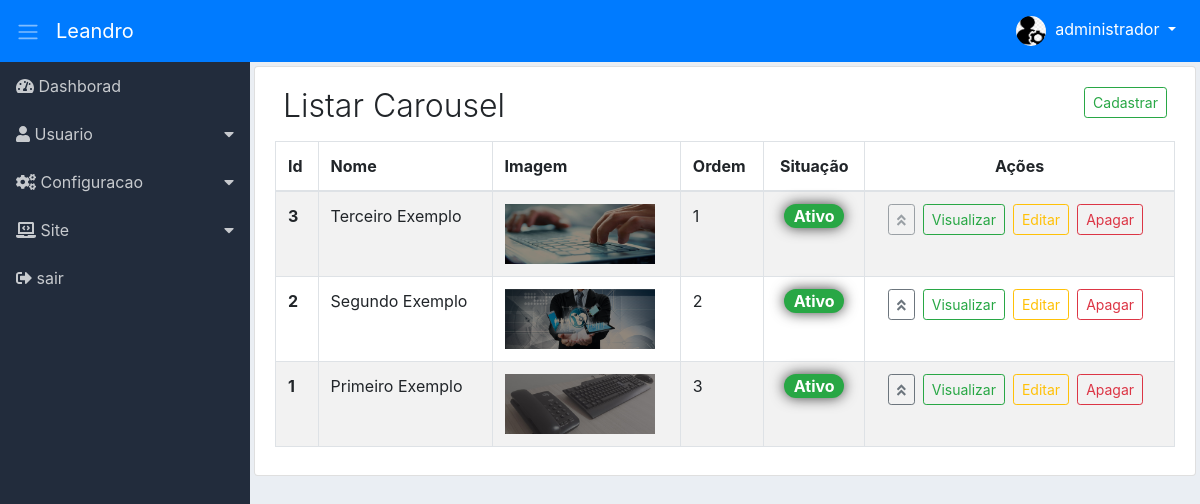
Screenshot of /adm/list-carousel/list-carousels (signed in) with the database file from the repository.
### tables this page shows
CREATE TABLE `adms_niveis_acessos_paginas` (
  `id` int(11) NOT NULL,
  `permissao` int(11) NOT NULL,
  `ordem` int(11) NOT NULL,
  `dropdown` int(11) NOT NULL DEFAULT 2,
  `lib_menu` int(11) NOT NULL DEFAULT 2,
  `adms_menu_id` int(11) NOT NULL DEFAULT 4,
  `adms_niveis_acesso_id` int(11) NOT NULL,
  `adms_pagina_id` int(11) NOT NULL,
  `created` datetime NOT NULL,
  `modified` datetime DEFAULT NULL
);

CREATE TABLE `adms_menus` (
  `id` int(11) NOT NULL,
  `nome` varchar(220) NOT NULL,
  `icone` varchar(40) NOT NULL,
  `ordem` int(11) NOT NULL,
  `adms_situacao_id` int(11) NOT NULL,
  `created` datetime NOT NULL,
  `modified` datetime DEFAULT NULL
);

CREATE TABLE `sts_carousels` (
  `id` int(11) NOT NULL,
  `nome` varchar(220) NOT NULL,
  `imagem` varchar(220) NOT NULL,
  `titulo` varchar(220) DEFAULT NULL,
  `descricao` varchar(220) DEFAULT NULL,
  `posicao_text` varchar(40) DEFAULT NULL,
  `titulo_botao` varchar(40) DEFAULT NULL,
  `link` varchar(220) DEFAULT NULL,
  `ordem` int(11) NOT NULL,
  `adms_cor_id` int(11) DEFAULT NULL,
  `adms_situacoes_id` int(11) NOT NULL,
  `created` datetime NOT NULL,
  `modified` datetime DEFAULT NULL
);

CREATE TABLE `adms_situacao` (
  `id` int(11) NOT NULL,
  `nome` varchar(40) NOT NULL,
  `adms_cor_id` int(11) NOT NULL,
  `created` datetime NOT NULL,
  `modified` datetime DEFAULT NULL
);

### adm/module/site/Controllers/ListCarousel.php (called while the page is built, shortened)
<?php
class ListCarousel
{
    private $dados;
    public function listCarousels($pageId = null)
    {
        $this->pageId = (int) $pageId ? $pageId : 1;
        $button = [
            'cadCarousel' => [
                'menu_controller' => 'register-new-carousel',
                'menu_metodo' => 'register-info-carousel'],
            'viewCarousel' => [
                'menu_controller' => 'view-info-carousel',
                'menu_metodo' => 'detail-info-carousel'],
            'editCarousel' => [
                'menu_controller' => 'edit-carousel',
                'menu_metodo' => 'edit-info-carousel'],
            'deleteCarousel' => [
                'menu_controller' => 'delete-carousel',
                'menu_metodo' => 'remove-carousel'],
            'alterOrderCarousel' => [
                    'menu_controller' => 'modify-order-carousel',
                    'menu_metodo' => 'alter-order-carousel'],
            'alterSitCarousel' => [
                'menu_controller' => 'modify-situation-carousel',
                'menu_metodo' => 'alter-situation-carousel']
        ];
        $listButton = new \Module\administrative\Models\AdmsButton();
        $this->dados['buttonsCarousel'] = $listButton->validateButton($button);
        $listMenu = new \Module\administrative\Models\AdmsMenu();
        $this->dados['menu'] = $listMenu->itemMenu();
        $listCarousel = new \Module\site\Models\StsListCarousel();
        $this->dados['listCarousel'] = $listCarousel->listCarousel($this->pageId);
        $this->dados['pagination'] = $listCarousel->getResultPg();
        $loadView = new \Config\ConfigView("site/Views/carousel/listCarousel", $this->dados);
        $loadView->renderView();
    }
}

### adm/module/administrative/Models/helper/AdmsRead.php (called while the page is built, shortened)
<?php
class AdmsRead extends AdmsConn
{
    private $select;
    private $values;
    private $result;
    private $query;
    function getResult()
    {
        return $this->result;
    }
    public function fullRead($query, $parseString = null)
    {
        $this->select = (string) $query;
        if (!empty($parseString)) {
            parse_str($parseString, $this->values);
        }
        $this->exeInstruction();
    }
    private function exeInstruction()
    {
        $this->conection();
        try {
            $this->getInstruction();
            $this->query->execute();
            $this->result = $this->query->fetchAll();
        } catch (Exception $exc) {
            $this->result = null;
        }
    }
    private function conection()
    {
        $this->conn = parent::getConn();
        $this->query = $this->conn->prepare($this->select);
        $this->query->setFetchMode(PDO::FETCH_ASSOC);
    }
    private function getInstruction()
    {
        if ($this->values) {
            foreach ($this->values as $Link => $Valor) {
                if ($Link == 'limit' || $Link == 'offset') {
                    $Valor = (int) $Valor;
                }
                $this->query->bindValue(":{$Link}", $Valor,
                        (is_int($Valor) ? PDO::PARAM_INT : PDO::PARAM_STR));
            }
        }
    }
}

### adm/module/administrative/Models/helper/AdmsConn.php (called while the page is built, shortened)
<?php
class AdmsConn
{
    public static $host = HOST;
    public static $Uuser = USER;
    public static $pass = PASS;
    public static $dbname = DBNAME;
    private static $connect = null;
    private static function connect()
    {
        try {
            if (self::$connect == null) {
                self::$connect = new PDO('mysql:host=' .self::$host . ';dbname='
                . self::$dbname, self::$Uuser, self::$pass);
            }
        } catch (Exception $exc) {
            echo 'mensagem: ' . $exc->getMessage();
            die;
        }
        return self::$connect;
    }
    public function getConn()
    {
        return self::connect();
    }
}

### adm/module/administrative/Models/AdmsMenu.php (called while the page is built, shortened)
<?php
class AdmsMenu
{
    public function itemMenu()
    {
        $listMenu = new \Module\administrative\Models\helper\AdmsRead();
        $listMenu->fullRead(
                "SELECT
                    nivpg.dropdown,
                    men.id id_menu,
                    men.nome nome_menu,
                    men.icone icone_menu,
                    pg.id id_pg,
                    pg.menu_controller pg_controller,
                    pg.menu_metodo pg_metodo,
                    pg.nome_pagina pg_nome,
                    pg.icone pg_icon
                FROM
                    adms_niveis_acessos_paginas nivpg
                INNER JOIN
                    adms_menus men
                    ON men.id = nivpg.adms_menu_id
                INNER JOIN
                    adms_paginas pg
                    ON pg.id = nivpg.adms_pagina_id
                WHERE
                    nivpg.adms_niveis_acesso_id =:adms_niveis_acesso_id
                    AND nivpg.permissao =:permissao
                    AND nivpg.lib_menu =:lib_menu
                ORDER BY
                    men.ordem, nivpg.ordem ASC",
                "adms_niveis_acesso_id=" . $_SESSION['userAccessLevel'] . "&permissao=1&lib_menu=1");
        $this->result = $listMenu->getResult();
        return $this->result;
    }
}

### adm/module/site/Models/StsListCarousel.php (called while the page is built, shortened)
<?php
class StsListCarousel
{
    private $limitResult = 40;
    public function listCarousel($pageId)
    {
        $this->pageId = (int) $pageId;
        $pagination = new \Module\administrative\Models\helper\AdmsPagination(
                URLADM . 'list-carousel/list-carousels');
        $pagination->condition($this->pageId, $this->limitResult);
        $pagination->pagination(
                "SELECT COUNT(id) numResult FROM sts_carousels");
        $list = new \Module\administrative\Models\helper\AdmsRead();
        $list->fullRead(
                "SELECT car.id,
                    car.nome,
                    car.imagem,
                    car.link,
                    car.ordem,
                    sit.nome nomeSit,
                    col.cor color
                FROM
                    sts_carousels car
                INNER JOIN
                    adms_situacao sit
                    ON sit.id = car.adms_situacoes_id
                INNER JOIN
                    adms_cors col
                    ON col.id = sit.adms_cor_id
                ORDER BY car.ordem ASC
                LIMIT :limit
                OFFSET :offset",
                "limit={$this->limitResult}&offset={$pagination->getOffSet()}");
        $this->result = $list->getResult();
        return $this->result;
    }
}

### adm/module/administrative/Models/helper/AdmsPagination.php (called while the page is built, shortened)
<?php
class AdmsPagination
{
    private $limitResult;
    private $offSet;
    private $result;
    function getResult()
    {
        return $this->result;
    }
    function getOffSet()
    {
        return $this->offSet;
    }
    public function condition($page, $limitResult)
    {
        $this->page = (int) $page ? $page : 1;
        $this->limitResult = (int) $limitResult;
        $this->offSet = ($this->page * $this->limitResult) - $this->limitResult;
    }
    public function pagination($query, $parseString = null)
    {
        $this->query = (string) $query;
        $this->parseString = (string) $parseString;
        $count = new \Module\administrative\Models\helper\AdmsRead();
        $count->fullRead($this->query, $this->parseString);
        $this->resultDb = $count->getResult();
        if ($this->resultDb[0]['numResult'] > $this->limitResult) {
            $this->instructionPagination();
        } else {
            $this->result = null;
        }
    }
}

### adm/module/site/Views/carousel/listCarousel.php (the view, shortened to what this page needs)
<div class="content p-1">
    <div class="list-group-item">
        <div class="d-flex">
            <div class="mr-auto p-2">
                <h2 class="display-4 titulo">Listar Carousel</h2>
            </div>
            <?php
            if ($this->dados['buttonsCarousel']['cadCarousel']) {
                echo "<a href='" . URLADM . "register-new-carousel/register-info-carousel'>
                    <div class='p-2'>
                        <button class='btn btn-outline-success btn-sm'>Cadastrar</button>
                    </div>
                </a>";
            }
            ?>
        </div>
        <div class="table-responsive">
            <table class="table table-hover table-striped table-bordered">
                <thead>
                    <tr>
                        <th>Id</th>
                        <th>Nome</th>
                        <th class="d-none d-sm-table-cell">Imagem</th>
                        <th>Ordem</th>
                        <th class="d-none d-lg-table-cell text-center">Situação</th>
                        <th class="text-center">Ações</th>
                    </tr>
                </thead>
                <tbody>
                    <?php
                    $qtnLinhaEx = 1;
                    foreach ($this->dados['listCarousel'] as $carousel) {
                        extract($carousel);
                        ?>
                        <tr>
                            <th><?php echo $id; ?></th>
                            <td><?php echo $nome; ?></td>
                            <td class="d-none d-sm-table-cell">
                                <?php echo "<img src='" . URL . "site/assets/images/carousel/$id/$imagem'"
                                            . "width='150' height='60'>"; ?>
                            </td>
                            <td><?php echo $ordem; ?></td>
                            <td class="d-none d-lg-table-cell text-center">
                                <?php
                                if ($this->dados['buttonsCarousel']['alterSitCarousel']) {
                                    echo "<a href='"
                                            . URLADM . "modify-situation-carousel/alter-situation-carousel/$id'>"
                                            . "<span class='badge badge-pill badge-$color'>$nomeSit</span>"
                                        . "</a>";
                                } else {
                                    echo "<span class='badge badge-pill badge-$color'>$nomeSit</span>";
                                }
                                ?>
                            </td>
                            <td class="text-center">
                                <span class="d-none d-md-block">
                                    <?php
                                    if ($qtnLinhaEx <= 1) {
                                        if ($this->dados['buttonsCarousel']['alterOrderCarousel']) {
                                            echo "<button class='btn btn-outline-secondary btn-sm mr-2 disabled'
                                                          title='Não permitido alterar ordem de slide do carousel'>
                                                     <i class='fas fa-angle-double-up'></i>
                                                  </button>";
                                        }
                                    } else {
                                        if ($this->dados['buttonsCarousel']['alterOrderCarousel']) {
                                            echo "<a href='" . URLADM
                                                             . "modify-order-carousel/alter-order-carousel/$id'
                                                     class='btn btn-outline-secondary btn-sm mr-2'
                                                     title='Alterar ordem de slide do carousel'>
                                                        <i class='fas fa-angle-double-up'></i>
                                                  </a>";
                                        }
                                    }
                                    $qtnLinhaEx++;
                                    if ($this->dados['buttonsCarousel']['viewCarousel']) {
                                        echo "<a href='" . URLADM . "view-info-carousel/detail-info-carousel/$id'
                                            class='btn btn-outline-success btn-sm mr-2'>Visualizar
                                         </a>";
                                    }
                                    if ($this->dados['buttonsCarousel']['editCarousel']) {
                                        echo "<a href='" . URLADM . "edit-carousel/edit-info-carousel/$id'
                                            class='btn btn-outline-warning btn-sm mr-2'>Editar
                                         </a>";
                                    }
                                    if ($this->dados['buttonsCarousel']['deleteCarousel']) {
                                        echo "<a href='" . URLADM . "delete-carousel/remove-carousel/$id'
                                            class='btn btn-outline-danger btn-sm mr-2'
                                            data-confirm='Tem certeza que deseja apagar carousel ?'>
                                             Apagar
                                         </a>";
                                    }
                                    ?>
                                </span>
                                        <?php
                                        $qtnLinhaEx++;
                                        ?>
                            </td>
                        </tr>
                        <?php
                    }
                    ?>
                </tbody>
            </table>
        </div>
    </div>
</div>

### adm/module/administrative/Views/include/sidebar.php (shortened to what this page needs)
<div class="d-flex bd-highlight">
<nav class="sidebar">
    <ul class="list-unstyled">
        <?php
        $contDropdown = 0;
        $controDropFech = 0;
        foreach ($this->dados['menu'] as $menu) {
            extract($menu);
            if ($dropdown == 1) {
                if ($contDropdown != $id_menu) {
                    if (($controDropFech == 1) && ($contDropdown != 0)) {
                        echo "</ul></li>";
                        $controDropFech = 0;
                    }
                    echo "<li>
                        <a href='#submenu" . $id_menu . "' data-toggle='collapse'>
                            <i class='" . $icone_menu . "'></i> " . $nome_menu . "
                        </a>
                        <ul class='list-unstyled collapse' id='submenu" . $id_menu . "'>";
                    $contDropdown = $id_menu;
                }
                $controDropFech = 1;
            } else {
                if ($controDropFech == 1) {
                    echo "</ul></li>";
                    $controDropFech = 0;
                }
                echo "<li>
                        <a href='" . URLADM . $pg_controller . "/" . $pg_metodo . "'>
                        <i class='" . $icone_menu . "'></i> " . $nome_menu . "</a>
                    </li>";
            }
        }
        ?>
    </ul>
</nav>

### rows the page displays
adms_niveis_acessos_paginas: adms_menu.nome "Dashborad"
adms_niveis_acessos_paginas: adms_menu.nome "Usuario"
adms_niveis_acessos_paginas: adms_menu.nome "Configuracao"
adms_niveis_acessos_paginas: adms_menu.nome "Site"
adms_niveis_acessos_paginas: adms_menu.nome "sair"
sts_carousels: id "3", nome "Terceiro Exemplo", imagem (picture), ordem "1", adms_situacao.nome "Ativo"
sts_carousels: id "2", nome "Segundo Exemplo", imagem (picture), ordem "2", adms_situacao.nome "Ativo"
sts_carousels: id "1", nome "Primeiro Exemplo", imagem (picture), ordem "3", adms_situacao.nome "Ativo"

### other values shown
$nomeUser[0] "administrador"
